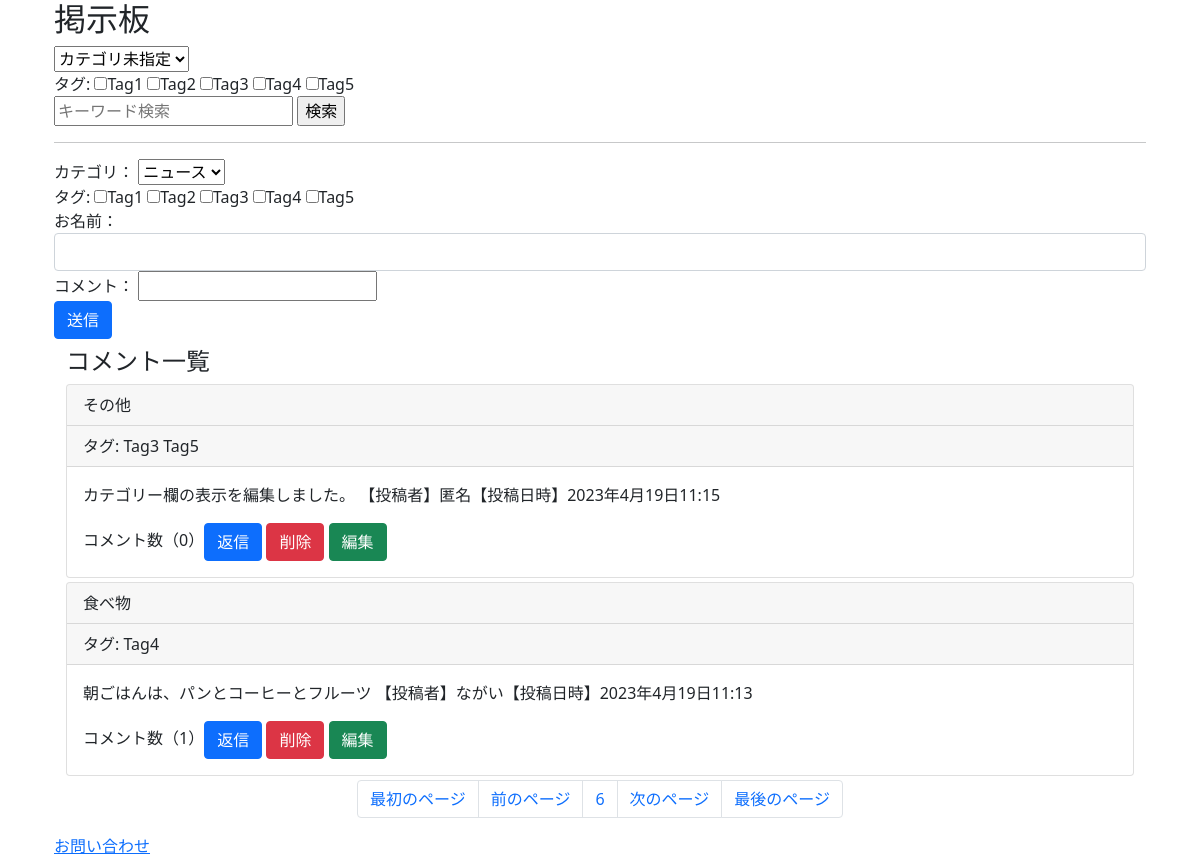
Page /?page=6 on the committed database.
### bbs/models.py (models this page shows, shortened)
class Tag(models.Model):
    name = models.CharField(verbose_name='タグ名', max_length=20)

class Topic(models.Model):
    category = models.ForeignKey(Category, verbose_name='カテゴリ', on_delete=models.CASCADE, null=True, blank=True)
    tag = models.ManyToManyField(Tag, verbose_name='タグ', blank=True)
    comment = models.TextField(verbose_name='コメント')
    name = models.CharField(verbose_name="名前", max_length=20, default="匿名")
    created_at = models.DateTimeField(auto_now_add=True)
    def reply_amount(self):
        return Reply.objects.filter(target=self.id).count()

class Category(models.Model):
    name = models.CharField(verbose_name='カテゴリ名', max_length=20)
    def str_id(self):
        return str(self.id)
    def topic_amount(self):
        return Topic.objects.filter(category=self.id).count()
    class Meta:
        verbose_name_plural = 'Categories'

### bbs/views.py (the view, shortened to what this page needs)
class IndexView(View):
    def get(self, request, *args, **kwargs):
        query = Q()
        if 'search' in request.GET:
            words = request.GET['search'].replace(' ', '　').replace('、', '　').replace(',', '　').split('　')
            for word in words:
                if word == '':
                    continue
                query &= Q(comment__icontains=word)
        form = TopicCategoryForm(request.GET)
        if form.is_valid():
            cleaned = form.clean()  # fieldsで指定したフィールドを全て型変換{'category': Categoryのオブジェクト}
            if cleaned['category']:  # if文がないとカテゴリ未指定のデータだけ出てくる
                query &= Q(category=cleaned['category'])
        topics = Topic.objects.filter(query).order_by('-created_at')
        form = TopicTagForm(request.GET)
        if form.is_valid():
            cleaned = form.clean()
            selected_tags = cleaned['tag']
            for tag in selected_tags:
                new_topics = []
                for topic in topics:
                    if tag in topic.tag.all():
                        new_topics.append(topic)
                topics = new_topics
        paginator = Paginator(topics, 2)
        if 'page' in request.GET:
            topics = paginator.get_page(request.GET['page'])
        else:
            topics = paginator.get_page(1)
        categories = Category.objects.all()
        tags = Tag.objects.all()
        form = TopicForm
        context = {'topics': topics, 'categories': categories, 'tags': tags, 'form': form}
        return render(request, 'bbs/index.html', context)

### bbs/templatetags/param_change.py (called while the page is built)
@register.simple_tag()
def url_replace(request, key, value):
    copied = request.GET.copy()
    copied[key] = value
    return copied.urlencode()

### templates/bbs/index.html (shortened to what this page needs)
{% load param_change %}
<!DOCTYPE html>
<html lang="ja">
<head>
    <link href="https://cdn.jsdelivr.net/npm/bootstrap@5.0.2/dist/css/bootstrap.min.css" rel="stylesheet">
</head>
<body>
    <main class="container">
        <div class="container">
            <h2>掲示板</h2>
            <form method="get">
                <select name="category">
                    <option value="">カテゴリ未指定</option>
                </select>
                <div>
                    タグ:
                    {% for tag in tags %}
                    <label><input type="checkbox" name="tag" value="{{ tag.id }}">{{ tag.name }}</label>
                    {% endfor %}
                </div>
                <input type="text" name="search" placeholder="キーワード検索" value="{{ request.GET.search }}">
                <input type="submit" value="検索">
            </form>
            <hr>
            <form method="POST">
                <div class="form-group">
                    <label for="name">カテゴリ：</label>
                    <select name="category">
                        {% for category in categories %}
                        <option value="{{ category.id }}">{{ category.name }}</option>
                        {% endfor %}
                    </select>
                </div>
                <div>
                    タグ:
                    {% for tag in tags %}
                    <label><input type="checkbox" name="tag" value="{{ tag.id }}">{{ tag.name }}</label>
                    {% endfor %}
                </div>
                <div class="form-group">
                    <label for="name">お名前：</label>
                    <input type="text" class="form-control" name="name">
                </div>
                <div class="form-group">
                    <label for="comment">コメント：</label>
                    {{ form.comment }}
                </div>
                <button class="btn btn-primary" type="submit">送信</button>
            </form>
            <div class="container">
                <h4 class="my-2">コメント一覧</h4>
                {% for topic in topics %}
                <div class="card mb-1">
                    <div class="card-header">{{ topic.category.name }}</div>
                    <div class="card-header">タグ: {% for tag in topic.tag.all %}{{ tag.name }} {% endfor %}</div>
                    <div class="card-body">
                        <p class="card-text">{{ topic.comment|safe }}     【投稿者】{{ topic.name }}【投稿日時】{{ topic.created_at }}</p>
                        コメント数（{{ topic.reply_amount }}）<a class="btn btn-primary" href="{% url 'bbs:reply' topic.id %}">返信</a>
                        <form action="{% url 'bbs:topic_delete' topic.id %}" method="post" style="display:inline-block;" onsubmit="if(confirm('本当に削除しますか？')){ return true } else { return false };">
                            <input class="btn btn-danger" type="submit" value="削除">
                        </form>
                        <a class="btn btn-success" href="{% url 'bbs:topic_edit' topic.id %}">編集</a>
                    </div>
                </div>
                {% endfor %}
                <ul class="pagination justify-content-center">
                    {% if topics.has_previous %}
                    <li class="page-item"><a class="page-link" href="?{% url_replace request 'page' '1' %}">最初のページ</a></li>
                    <li class="page-item"><a class="page-link" href="?{% url_replace request 'page' topics.previous_page_number %}">前のページ</a></li>
                    {% else %}
                    <li class="page-item"><a class="page-link">最初のページ</a></li>
                    <li class="page-item"><a class="page-link">前のページ</a></li>
                    {% endif %}
                    <li class="page-item"><a class="page-link">{{ topics.number }}</a></li>
                    {% if topics.has_next %}
                    <li class="page-item"><a class="page-link" href="?{% url_replace request 'page' topics.next_page_number %}">次のページ</a></li>
                    <li class="page-item"><a class="page-link" href="?{% url_replace request 'page' topics.paginator.num_pages %}">最後のページ</a></li>
                    {% else %}
                    <li class="page-item"><a class="page-link">次のページ</a></li>
                    <li class="page-item"><a class="page-link">最後のページ</a></li>
                    {% endif %}
                </ul>
            </div>
            <a href="{% url 'bbs:contacts' %}">お問い合わせ</a>
        </div>
    </main>
</body>
</html>

### rows in the picture
Tag: name "Tag1"
Tag: name "Tag2"
Tag: name "Tag3"
Tag: name "Tag4"
Tag: name "Tag5"
Topic: category.name "その他", comment "カテゴリー欄の表示を編集しました。", name "匿名", created_at "2023年4月19日11:15", reply_amount "0"
Topic: category.name "食べ物", comment "朝ごはんは、パンとコーヒーとフルーツ", name "ながい", created_at "2023年4月19日11:13", reply_amount "1"

### other values in the picture
{{ topics.number }} "6"
form field category "ニュース"
